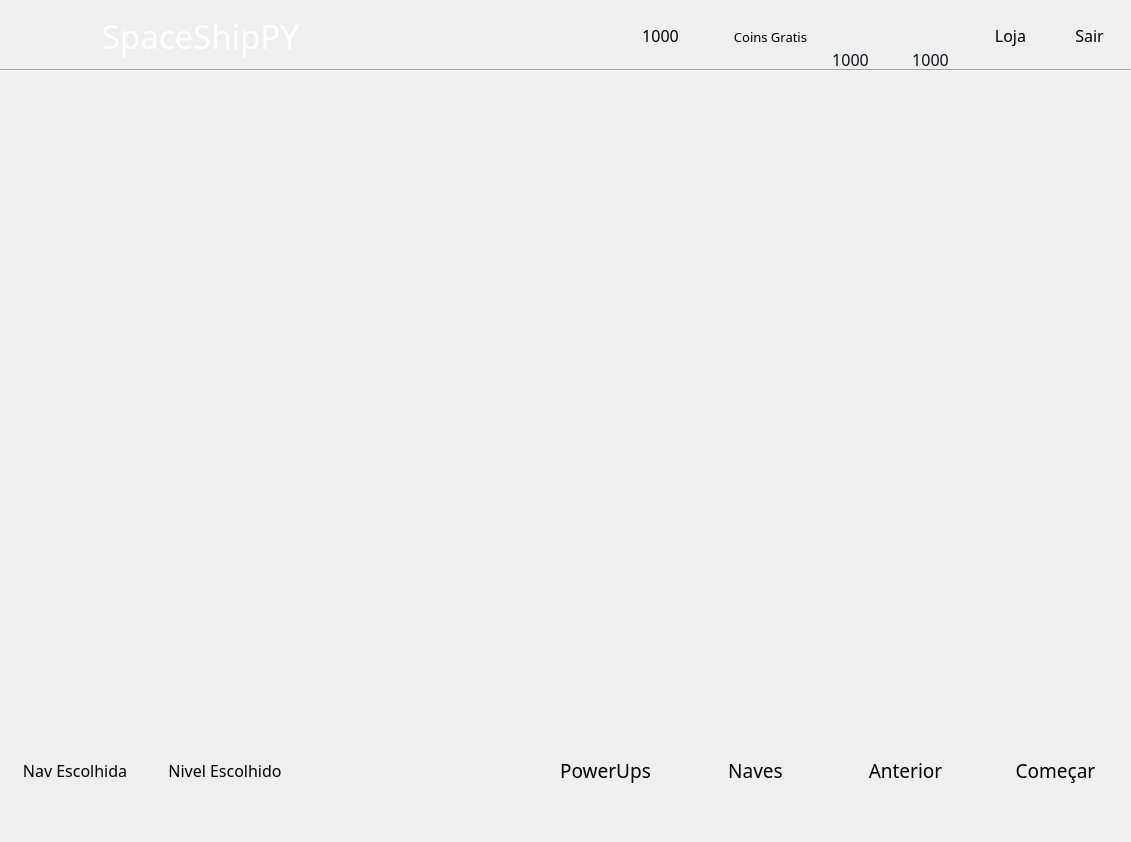
<?xml version="1.0" encoding="UTF-8"?>
<ui version="4.0">
 <class>Dialog</class>
 <widget class="QDialog" name="Dialog">
  <property name="windowModality">
   <enum>Qt::ApplicationModal</enum>
  </property>
  <property name="geometry">
   <rect>
    <x>0</x>
    <y>0</y>
    <width>1131</width>
    <height>842</height>
   </rect>
  </property>
  <property name="font">
   <font>
    <family>Yu Gothic UI Semilight</family>
    <pointsize>8</pointsize>
   </font>
  </property>
  <property name="contextMenuPolicy">
   <enum>Qt::NoContextMenu</enum>
  </property>
  <property name="windowTitle">
   <string notr="true"/>
  </property>
  <property name="windowOpacity">
   <double>1.000000000000000</double>
  </property>
  <property name="toolTip">
   <string notr="true"/>
  </property>
  <property name="statusTip">
   <string notr="true"/>
  </property>
  <property name="whatsThis">
   <string notr="true"/>
  </property>
  <property name="styleSheet">
   <string notr="true"/>
  </property>
  <property name="windowFilePath">
   <string notr="true"/>
  </property>
  <property name="sizeGripEnabled">
   <bool>false</bool>
  </property>
  <property name="modal">
   <bool>true</bool>
  </property>
  <widget class="QWidget" name="widget" native="true">
   <property name="geometry">
    <rect>
     <x>0</x>
     <y>0</y>
     <width>1161</width>
     <height>841</height>
    </rect>
   </property>
   <widget class="QWidget" name="barra" native="true">
    <property name="geometry">
     <rect>
      <x>0</x>
      <y>0</y>
      <width>1131</width>
      <height>71</height>
     </rect>
    </property>
    <property name="styleSheet">
     <string notr="true"/>
    </property>
    <widget class="QLabel" name="label">
     <property name="geometry">
      <rect>
       <x>30</x>
       <y>10</y>
       <width>341</width>
       <height>51</height>
      </rect>
     </property>
     <property name="font">
      <font>
       <family>Yu Gothic UI Semilight</family>
       <pointsize>25</pointsize>
       <weight>50</weight>
       <bold>false</bold>
      </font>
     </property>
     <property name="styleSheet">
      <string notr="true">color:white;</string>
     </property>
     <property name="text">
      <string>SpaceShipPY</string>
     </property>
     <property name="alignment">
      <set>Qt::AlignCenter</set>
     </property>
    </widget>
    <widget class="QLabel" name="ls_icon">
     <property name="geometry">
      <rect>
       <x>810</x>
       <y>0</y>
       <width>81</width>
       <height>71</height>
      </rect>
     </property>
     <property name="font">
      <font>
       <family>Yu Gothic UI Semilight</family>
       <pointsize>12</pointsize>
      </font>
     </property>
     <property name="styleSheet">
      <string notr="true">color:#0d111c;</string>
     </property>
     <property name="text">
      <string>1000</string>
     </property>
     <property name="alignment">
      <set>Qt::AlignBottom|Qt::AlignHCenter</set>
     </property>
    </widget>
    <widget class="QLabel" name="label_3">
     <property name="geometry">
      <rect>
       <x>600</x>
       <y>0</y>
       <width>121</width>
       <height>71</height>
      </rect>
     </property>
     <property name="font">
      <font>
       <family>Yu Gothic UI Semilight</family>
       <pointsize>12</pointsize>
      </font>
     </property>
     <property name="styleSheet">
      <string notr="true">color:black;</string>
     </property>
     <property name="text">
      <string>1000</string>
     </property>
     <property name="alignment">
      <set>Qt::AlignCenter</set>
     </property>
    </widget>
    <widget class="QLabel" name="bs_icon">
     <property name="geometry">
      <rect>
       <x>890</x>
       <y>0</y>
       <width>81</width>
       <height>71</height>
      </rect>
     </property>
     <property name="font">
      <font>
       <family>Yu Gothic UI Semilight</family>
       <pointsize>12</pointsize>
      </font>
     </property>
     <property name="styleSheet">
      <string notr="true">color:#0d111c;</string>
     </property>
     <property name="text">
      <string>1000</string>
     </property>
     <property name="alignment">
      <set>Qt::AlignBottom|Qt::AlignHCenter</set>
     </property>
    </widget>
    <widget class="QPushButton" name="lb_exit">
     <property name="geometry">
      <rect>
       <x>1049</x>
       <y>-1</y>
       <width>81</width>
       <height>73</height>
      </rect>
     </property>
     <property name="font">
      <font>
       <family>Yu Gothic UI Semilight</family>
       <pointsize>12</pointsize>
      </font>
     </property>
     <property name="text">
      <string>Sair</string>
     </property>
     <property name="flat">
      <bool>true</bool>
     </property>
    </widget>
    <widget class="QPushButton" name="bt_store">
     <property name="geometry">
      <rect>
       <x>970</x>
       <y>-1</y>
       <width>81</width>
       <height>73</height>
      </rect>
     </property>
     <property name="font">
      <font>
       <family>Yu Gothic UI Semilight</family>
       <pointsize>12</pointsize>
      </font>
     </property>
     <property name="text">
      <string>Loja</string>
     </property>
     <property name="flat">
      <bool>true</bool>
     </property>
    </widget>
    <widget class="QPushButton" name="ls_freecoins">
     <property name="geometry">
      <rect>
       <x>730</x>
       <y>0</y>
       <width>81</width>
       <height>73</height>
      </rect>
     </property>
     <property name="font">
      <font>
       <family>Yu Gothic UI Semilight</family>
       <pointsize>10</pointsize>
      </font>
     </property>
     <property name="text">
      <string>Coins Gratis</string>
     </property>
     <property name="flat">
      <bool>true</bool>
     </property>
    </widget>
   </widget>
   <widget class="QPushButton" name="bt_play">
    <property name="geometry">
     <rect>
      <x>980</x>
      <y>700</y>
      <width>151</width>
      <height>141</height>
     </rect>
    </property>
    <property name="font">
     <font>
      <family>Yu Gothic UI Semilight</family>
      <pointsize>14</pointsize>
      <weight>50</weight>
      <bold>false</bold>
     </font>
    </property>
    <property name="styleSheet">
     <string notr="true">background-color:white;</string>
    </property>
    <property name="text">
     <string>Começar</string>
    </property>
    <property name="flat">
     <bool>true</bool>
    </property>
   </widget>
   <widget class="Line" name="line">
    <property name="geometry">
     <rect>
      <x>0</x>
      <y>69</y>
      <width>1130</width>
      <height>3</height>
     </rect>
    </property>
    <property name="styleSheet">
     <string notr="true">
color: rgb(200, 200, 200);</string>
    </property>
    <property name="orientation">
     <enum>Qt::Horizontal</enum>
    </property>
   </widget>
   <widget class="QPushButton" name="bt_back">
    <property name="geometry">
     <rect>
      <x>830</x>
      <y>700</y>
      <width>151</width>
      <height>141</height>
     </rect>
    </property>
    <property name="font">
     <font>
      <family>Yu Gothic UI Semilight</family>
      <pointsize>14</pointsize>
      <weight>50</weight>
      <bold>false</bold>
     </font>
    </property>
    <property name="styleSheet">
     <string notr="true">background-color:white;</string>
    </property>
    <property name="text">
     <string>Anterior</string>
    </property>
    <property name="flat">
     <bool>true</bool>
    </property>
   </widget>
   <widget class="QPushButton" name="bt_nav">
    <property name="geometry">
     <rect>
      <x>680</x>
      <y>700</y>
      <width>151</width>
      <height>141</height>
     </rect>
    </property>
    <property name="font">
     <font>
      <family>Yu Gothic UI Semilight</family>
      <pointsize>14</pointsize>
      <weight>50</weight>
      <bold>false</bold>
     </font>
    </property>
    <property name="styleSheet">
     <string notr="true">background-color:white;</string>
    </property>
    <property name="text">
     <string>Naves</string>
    </property>
    <property name="flat">
     <bool>true</bool>
    </property>
   </widget>
   <widget class="QPushButton" name="bt_powerup">
    <property name="geometry">
     <rect>
      <x>530</x>
      <y>700</y>
      <width>151</width>
      <height>141</height>
     </rect>
    </property>
    <property name="font">
     <font>
      <family>Yu Gothic UI Semilight</family>
      <pointsize>14</pointsize>
      <weight>50</weight>
      <bold>false</bold>
     </font>
    </property>
    <property name="styleSheet">
     <string notr="true">background-color:white;</string>
    </property>
    <property name="text">
     <string>PowerUps</string>
    </property>
    <property name="flat">
     <bool>true</bool>
    </property>
   </widget>
   <widget class="QPushButton" name="nav_baixo">
    <property name="geometry">
     <rect>
      <x>0</x>
      <y>700</y>
      <width>150</width>
      <height>141</height>
     </rect>
    </property>
    <property name="font">
     <font>
      <family>Yu Gothic UI Semilight</family>
      <pointsize>12</pointsize>
      <weight>50</weight>
      <bold>false</bold>
     </font>
    </property>
    <property name="styleSheet">
     <string notr="true">background-color:white;</string>
    </property>
    <property name="text">
     <string>Nav Escolhida</string>
    </property>
    <property name="flat">
     <bool>true</bool>
    </property>
   </widget>
   <widget class="QPushButton" name="nivelescolhido">
    <property name="geometry">
     <rect>
      <x>150</x>
      <y>700</y>
      <width>150</width>
      <height>141</height>
     </rect>
    </property>
    <property name="font">
     <font>
      <family>Yu Gothic UI Semilight</family>
      <pointsize>12</pointsize>
      <weight>50</weight>
      <bold>false</bold>
     </font>
    </property>
    <property name="styleSheet">
     <string notr="true">background-color:white;</string>
    </property>
    <property name="text">
     <string>Nivel Escolhido</string>
    </property>
    <property name="flat">
     <bool>true</bool>
    </property>
   </widget>
  </widget>
 </widget>
 <resources/>
 <connections/>
</ui>
